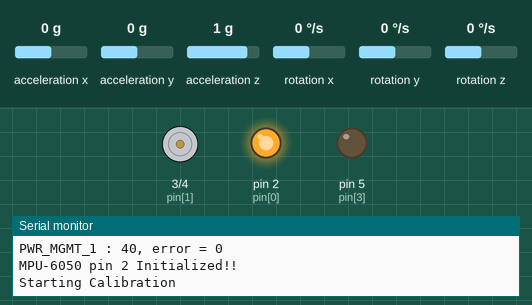
This sketch was run on a simulated Arduino Uno, built with avr-gcc and run on an emulated ATmega328P. Shown: motor-driver pin pairs drawn as motors (green arrow = first pin HIGH = forward, orange = second pin HIGH = backward, longer = more drive), output pins drawn as LEDs (lit = HIGH), the last lines printed to the serial monitor. Wiring (inferred from the names in the program): MPU-6050 motion sensor at I2C address 0x69. Dashed ring = blinking. The inputs (shaded band) are chosen by the test bench; at power-on: acceleration z 1 g, acceleration x 0 g, acceleration y 0 g, rotation x 0 °/s, rotation y 0 °/s, rotation z 0 °/s.

Above: at 0.1 s.
At 2.9 s:
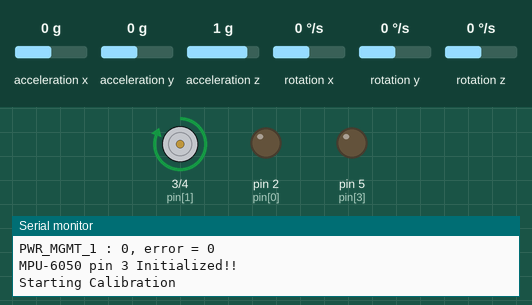
At 12.4 s:
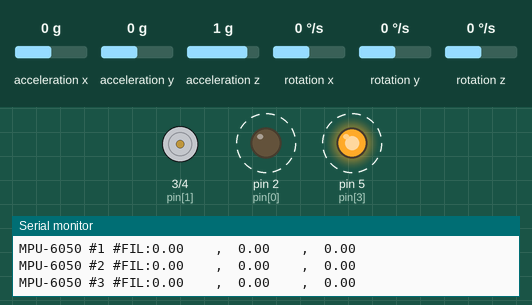
12.5 s: acceleration z set to 0 g
Timing chart, 0 to 21.5 s (numbered marks = the images above; inputs shaded):
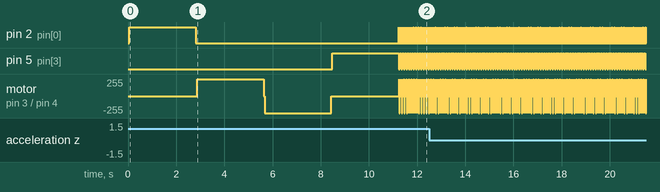

Measured:
- by itself, pin 2 (pin[0]): alternates HIGH for 0.01 s and LOW for 0.09 s
- by itself, pin 5 (pin[3]): alternates HIGH for 0.06 s and LOW for 0.04 s
- by itself, motor on pin 3 (pin[1]) / pin 4 (pin[2]): repeats every 0.10 s: backward 255/255 0.01 s, stopped 0.08 s, forward 255/255 0.01 s

The sketch:

gyro_multi.ino
```cpp
/*
MPU-6050 Accelerometer + Gyro
-----------------------------

By arduino.cc user "Krodal".

June 2012
first version
July 2013
The 'int' in the union for the x,y,z
changed into int16_t to be compatible
with Arduino Due.

Open Source / Public Domain

Using Arduino 1.0.1
It will not work with an older version,
since Wire.endTransmission() uses a parameter
to hold or release the I2C bus.

Documentation:
- The InvenSense documents:
- "MPU-6000 and MPU-6050 Product Specification",
PS-MPU-6000A.pdf
- "MPU-6000 and MPU-6050 Register Map and Descriptions",
RM-MPU-6000A.pdf or RS-MPU-6000A.pdf
- "MPU-6000/MPU-6050 9-Axis Evaluation Board User Guide"
AN-MPU-6000EVB.p

The accuracy is 16-bits.

Temperature sensor from -40 to +85 degrees Celsius
340 per degrees, -512 at 35 degrees.

At power-up, all registers are zero, except these two:
Register 0x6B (PWR_MGMT_2) = 0x40 (I read zero).
Register 0x75 (WHO_AM_I) = 0x68.
*/

#include <Wire.h>
#include "mpu_6050_reg.h"

// declare an array of pin number of mpu-6050
const int pin[] = {2, 3, 4, 5};

// then calculate it's size. Now if you add a pin it will automatically include it
const int pinCount = sizeof(pin) / sizeof(pin[0]);

base_data base[pinCount];
last_data last[pinCount];

void setup()
{

 for (int i = 0; i < pinCount; i++)
 {
    pinMode(pin[i], OUTPUT);
 }

 Serial.begin(115200);
 Serial.println(F("InvenSense MPU-6050"));

 // Initialize the 'Wire' class for the I2C-bus.
 Wire.begin();

 int error;

 // Initialize MPU-6050
 for (int i = 0; i < pinCount; i++)
 {
    error = mpu_initialize(pin[i]);
    if(error != 0)
      Serial.println(F("MPU-6050 not connected!"));
    calibrate_sensors(pin[i], i);
    last[i].read_time = millis();
    last[i].x_angle = 0;
    last[i].y_angle = 0;
    last[i].z_angle = 0;
    last[i].gyro_x_angle = 0;
    last[i].gyro_y_angle = 0;
    last[i].gyro_z_angle = 0;
 }

}


void loop()
{

 for (int i = 0; i < pinCount; i++)
 {
   accel_t_gyro_union accel_t_gyro;
   mpu_read_data(pin[i],(uint8_t*) &accel_t_gyro);
   unsigned long t_now = millis();
   complementary_filter(i, t_now, (uint8_t*) &accel_t_gyro);
   delay(5);
 }
 delay(50);
}


int mpu_initialize(int mpu_en_pin)
{
  int error;
  uint8_t c;
  // default at power-up:
 // Gyro at 250 degrees second
 // Acceleration at 2g
 // Clock source at internal 8MHz
 // The device is in sleep mode.

 Serial.print("MPU-6050 pin ");
 Serial.print(mpu_en_pin,DEC);
 Serial.println(" Initializing...");

 output_all_low();
 digitalWrite(mpu_en_pin, HIGH);

 error = MPU6050_read (MPU6050_WHO_AM_I, &c, 1, 0x69);
 Serial.print(F("WHO_AM_I : "));
 Serial.print(c,HEX);
 Serial.print(F(", error = "));
 Serial.println(error,DEC);

 // According to the datasheet, the 'sleep' bit
 // should read a '1'.
 // That bit has to be cleared, since the sensor
 // is in sleep mode at power-up.
 error = MPU6050_read (MPU6050_PWR_MGMT_1, &c, 1, 0x69);
 Serial.print(F("PWR_MGMT_1 : "));
 Serial.print(c,HEX);
 Serial.print(F(", error = "));
 Serial.println(error,DEC);

 // Clear the 'sleep' bit to start the sensor.
 MPU6050_write_reg (MPU6050_PWR_MGMT_1, 0, 0x69);

 Serial.print("MPU-6050 pin ");
 Serial.print(mpu_en_pin,DEC);
 Serial.println(" Initialized!!");

 return error;

}


void mpu_read_data(int mpu_en_pin, uint8_t* accel_t_gyro_ptr)
{
 int error;
 double dT;
 accel_t_gyro_union* accel_t_gyro = (accel_t_gyro_union *) accel_t_gyro_ptr;


 //  Serial.println(F(""));
 //  Serial.print("MPU-6050 ");
 //  Serial.println(mpu_en_pin,DEC);

 output_all_low();
 digitalWrite(mpu_en_pin, HIGH);

 // Read the raw values.
 // Read 14 bytes at once,
 // containing acceleration, temperature and gyro.
 // With the default settings of the MPU-6050,
 // there is no filter enabled, and the values
 // are not very stable.

 error = MPU6050_read (MPU6050_ACCEL_XOUT_H, (uint8_t *) accel_t_gyro, sizeof(*accel_t_gyro), 0x69);
 //  Serial.print(F("Read accel, temp and gyro, error = "));
 //  Serial.println(error,DEC);


 // Swap all high and low bytes.
 // After this, the registers values are swapped,
 // so the structure name like x_accel_l does no
 // longer contain the lower byte.
 uint8_t swap;

 SWAP ((*accel_t_gyro).reg.x_accel_h, (*accel_t_gyro).reg.x_accel_l);
 SWAP ((*accel_t_gyro).reg.y_accel_h, (*accel_t_gyro).reg.y_accel_l);
 SWAP ((*accel_t_gyro).reg.z_accel_h, (*accel_t_gyro).reg.z_accel_l);
 SWAP ((*accel_t_gyro).reg.t_h, (*accel_t_gyro).reg.t_l);
 SWAP ((*accel_t_gyro).reg.x_gyro_h, (*accel_t_gyro).reg.x_gyro_l);
 SWAP ((*accel_t_gyro).reg.y_gyro_h, (*accel_t_gyro).reg.y_gyro_l);
 SWAP ((*accel_t_gyro).reg.z_gyro_h, (*accel_t_gyro).reg.z_gyro_l);
}

void calibrate_sensors(int mpu_en_pin, int mpu_en_pin_count)
{
  int                   num_readings = 50;
  float                 x_accel = 0;
  float                 y_accel = 0;
  float                 z_accel = 0;
  float                 x_gyro = 0;
  float                 y_gyro = 0;
  float                 z_gyro = 0;
  accel_t_gyro_union    accel_t_gyro;

  Serial.println("Starting Calibration");

  // Discard the first set of values read from the IMU
  mpu_read_data(mpu_en_pin, (uint8_t *) &accel_t_gyro);

  // Read and average the raw values from the IMU
  for (int i = 0; i < num_readings; i++) {
    mpu_read_data(mpu_en_pin, (uint8_t *) &accel_t_gyro);
    x_accel += accel_t_gyro.value.x_accel;
    y_accel += accel_t_gyro.value.y_accel;
    z_accel += accel_t_gyro.value.z_accel;
    x_gyro += accel_t_gyro.value.x_gyro;
    y_gyro += accel_t_gyro.value.y_gyro;
    z_gyro += accel_t_gyro.value.z_gyro;
    delay(50);
  }
  x_accel /= num_readings;
  y_accel /= num_readings;
  z_accel /= num_readings;
  x_gyro /= num_readings;
  y_gyro /= num_readings;
  z_gyro /= num_readings;

  // Store the raw calibration values globally
  base[mpu_en_pin_count].x_accel = x_accel;
  base[mpu_en_pin_count].y_accel = y_accel;
  base[mpu_en_pin_count].z_accel = z_accel;
  base[mpu_en_pin_count].x_gyro = x_gyro;
  base[mpu_en_pin_count].y_gyro = y_gyro;
  base[mpu_en_pin_count].z_gyro = z_gyro;

  //Serial.println("Finishing Calibration");
}

/* --------------------------------------------------------
complementary filter

Referenced by http://www.geekmomprojects.com/gyroscopes-and-accelerometers-on-a-chip/
-------------------------------------------------------- */

void complementary_filter(int mpu_en_pin_count, unsigned long time, uint8_t* accel_t_gyro_ptr)
{
 accel_t_gyro_union* accel_t_gyro = (accel_t_gyro_union *) accel_t_gyro_ptr;

 // Convert gyro values to degrees/sec
 float FS_SEL = 131;
 float RADIANS_TO_DEGREES = 180/3.14159;

 float gyro_x = ((*accel_t_gyro).value.x_gyro - base[mpu_en_pin_count].x_gyro)/FS_SEL;
 float gyro_y = ((*accel_t_gyro).value.y_gyro - base[mpu_en_pin_count].y_gyro)/FS_SEL;
 float gyro_z = ((*accel_t_gyro).value.z_gyro - base[mpu_en_pin_count].z_gyro)/FS_SEL;
 float accel_x = (*accel_t_gyro).value.x_accel;
 float accel_y = (*accel_t_gyro).value.y_accel;
 float accel_z = (*accel_t_gyro).value.z_accel;

 float accel_angle_y = atan(-1*accel_x/sqrt(pow(accel_y,2) + pow(accel_z,2)))*RADIANS_TO_DEGREES;
 float accel_angle_x = atan(accel_y/sqrt(pow(accel_x,2) + pow(accel_z,2)))*RADIANS_TO_DEGREES;
 float accel_angle_z = 0;

 // Compute the (filtered) gyro angles
 float dt = (time - last[mpu_en_pin_count].read_time)/1000.0;
 float gyro_angle_x = gyro_x*dt + last[mpu_en_pin_count].x_angle;
 float gyro_angle_y = gyro_y*dt + last[mpu_en_pin_count].y_angle;
 float gyro_angle_z = gyro_z*dt + last[mpu_en_pin_count].z_angle;

 // Compute the drifting gyro angles
 float unfiltered_gyro_angle_x = gyro_x*dt + last[mpu_en_pin_count].gyro_x_angle;
 float unfiltered_gyro_angle_y = gyro_y*dt + last[mpu_en_pin_count].gyro_y_angle;
 float unfiltered_gyro_angle_z = gyro_z*dt + last[mpu_en_pin_count].gyro_z_angle;

 // Apply the complementary filter to figure out the change in angle - choice of alpha is
 // estimated now.  Alpha depends on the sampling rate...
 float alpha = 0.96;
 float angle_x = alpha*gyro_angle_x + (1.0 - alpha)*accel_angle_x;
 float angle_y = alpha*gyro_angle_y + (1.0 - alpha)*accel_angle_y;
 float angle_z = gyro_angle_z;  //Accelerometer doesn't give z-angle

 last[mpu_en_pin_count].read_time = time;
 last[mpu_en_pin_count].x_angle = angle_x;
 last[mpu_en_pin_count].y_angle = angle_y;
 last[mpu_en_pin_count].z_angle = angle_z;
 last[mpu_en_pin_count].gyro_x_angle = unfiltered_gyro_angle_x;
 last[mpu_en_pin_count].gyro_y_angle = unfiltered_gyro_angle_y;
 last[mpu_en_pin_count].gyro_z_angle = unfiltered_gyro_angle_z;

 Serial.println(F(""));
 Serial.print("MPU-6050 #");
 Serial.print(mpu_en_pin_count,DEC);
 Serial.print(F(" #FIL:"));             //Filtered angle
 Serial.print(angle_x, 2);
 Serial.print(F("\t  ,  "));
 Serial.print(angle_y, 2);
 Serial.print(F("\t  ,  "));
 Serial.print(angle_z, 2);
 Serial.println(F(""));

}


/* --------------------------------------------------------
output_all_low

Set all pins of connected mpu-6050 into LOW
-------------------------------------------------------- */
void output_all_low()
{
   for (int i = 0; i < pinCount; i++)
   {
      digitalWrite(pin[i], LOW);
      delay(1);
   }
}

/* --------------------------------------------------------
MPU6050_read

This is a common function to read multiple bytes
from an I2C device.

It uses the boolean parameter for Wire.endTransMission()
to be able to hold or release the I2C-bus.
This is implemented in Arduino 1.0.1.

Only this function is used to read.
There is no function for a single byte.
-------------------------------------------------------- */

int MPU6050_read(int start, uint8_t *buffer, int size, int device_address)
{
 int i, n, error;

 Wire.beginTransmission(device_address);
 n = Wire.write(start);
 if (n != 1)
 return (-10);

 n = Wire.endTransmission(false); // hold the I2C-bus
 if (n != 0)
 return (n);

 // Third parameter is true: relase I2C-bus after data is read.
 Wire.requestFrom(device_address, size, true);
 i = 0;
 while(Wire.available() && i<size)
 {
 buffer[i++]=Wire.read();
 }
 if ( i != size)
 return (-11);

 return (0); // return : no error
}


/* --------------------------------------------------------
MPU6050_write

This is a common function to write multiple bytes to an I2C device.

If only a single register is written,
use the function MPU_6050_write_reg().

Parameters:
start : Start address, use a define for the register
pData : A pointer to the data to write.
size : The number of bytes to write.

If only a single register is written, a pointer
to the data has to be used, and the size is
a single byte:
int data = 0; // the data to write
MPU6050_write (MPU6050_PWR_MGMT_1, &c, 1);
-------------------------------------------------------- */

int MPU6050_write(int start, const uint8_t *pData, int size, int device_address)
{
 int n, error;

 Wire.beginTransmission(device_address);
 n = Wire.write(start); // write the start address
 if (n != 1)
 return (-20);

 n = Wire.write(pData, size); // write data bytes
 if (n != size)
 return (-21);

 error = Wire.endTransmission(true); // release the I2C-bus
 if (error != 0)
 return (error);

 return (0); // return : no error
}

/* --------------------------------------------------------
MPU6050_write_reg

An extra function to write a single register.
It is just a wrapper around the MPU_6050_write()
function, and it is only a convenient function
to make it easier to write a single register.
-------------------------------------------------------- */

int MPU6050_write_reg(int reg, uint8_t data, int device_address)
{
 int error;

 error = MPU6050_write(reg, &data, 1, device_address);

 return (error);
}
```

Source omitted: mpu_6050_reg.h (24474 bytes)
